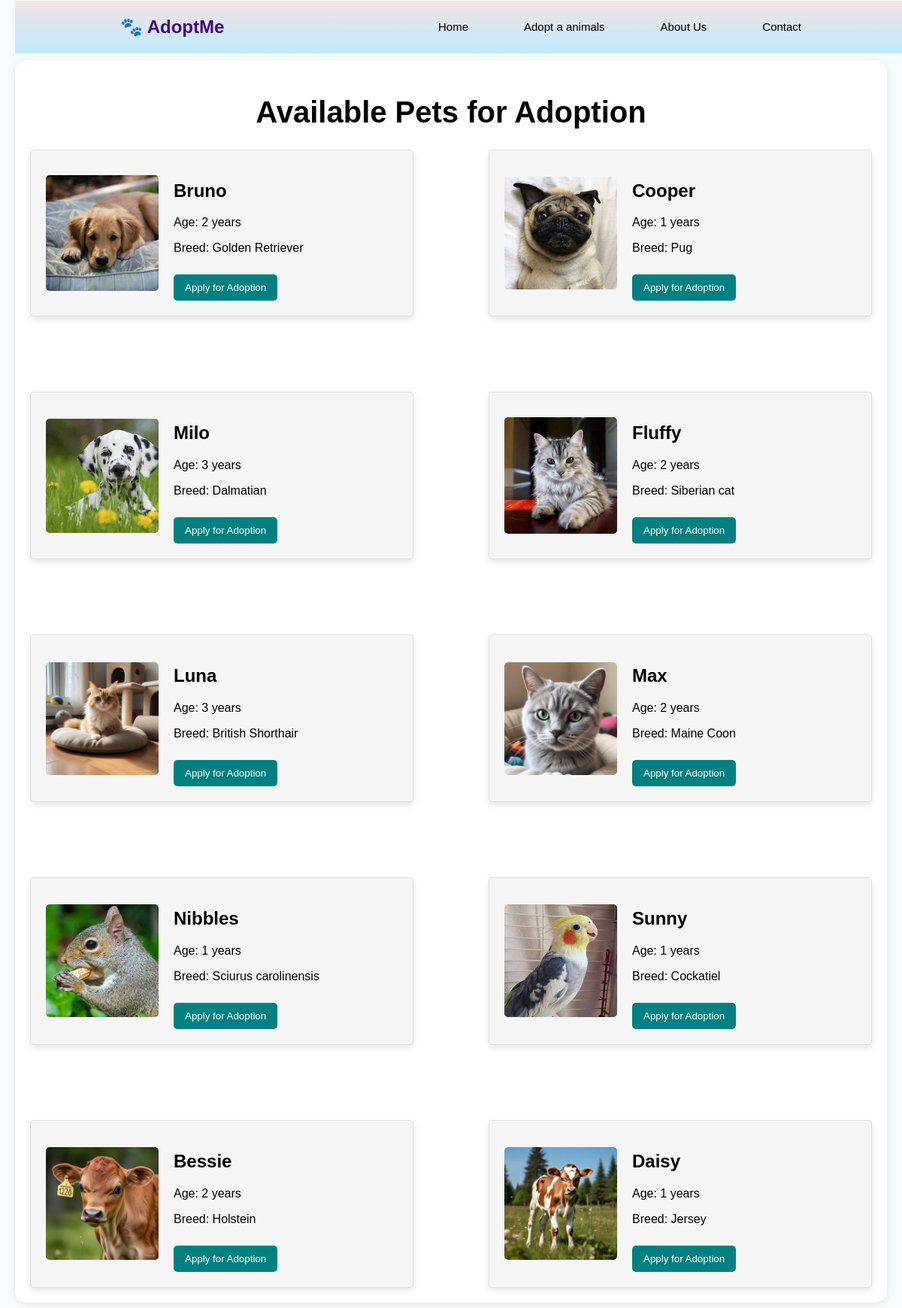
/Adopt/index.php, run on the app's committed database.
### tables this page shows
CREATE TABLE `animals` (
  `id` int(11) NOT NULL,
  `name` varchar(50) DEFAULT NULL,
  `image_name` varchar(250) DEFAULT NULL,
  `category` varchar(50) DEFAULT NULL,
  `breed` varchar(100) DEFAULT NULL,
  `age` int(11) DEFAULT NULL,
  `gender` varchar(20) DEFAULT NULL
);

### Adopt/index.php (the view, shortened to what this page needs)
<!DOCTYPE html>
<html>
<head>
</head>
<body>
        <nav class="navbar">
            <div class="logo">🐾 AdoptMe</div>
            <ul class="nav-links">
            <?php
                    $encrypted_uid = $_GET['uid'];
                ?>
                <li><a href="http://localhost/project/index2.php?uid=<?php echo $encrypted_uid; ?>">Home</a></li>
                <li><a href="http://localhost/project/Adopt/index.php?uid=<?php echo $encrypted_uid; ?>">Adopt a animals</a></li>
                <li><a href="#">About Us</a></li>
                <li><a href="#">Contact</a></li>
            </ul>
        </nav>
  <div class="container">
    <h1>Available Pets for Adoption</h1>
    <div class="pet-card-container">
      <?php
      include 'dbconnect.php';
      $sql = "SELECT * FROM animals ";
      $result = $conn->query($sql);
      if ($result->num_rows > 0) {
        while($row = $result->fetch_assoc()) {
          ?>
          <div class="pet-card">
            <img src="images/<?php echo $row["image_name"]; ?>" alt="<?php echo $row["name"]; ?>">
            <div>
              <h2><?php echo $row["name"]; ?></h2>
              <p>Age: <?php echo $row["age"]; ?> years</p>
              <p>Breed: <?php echo $row["breed"]; ?></p>
                <?php
                    $encrypted_uid = $_GET['uid'];
                ?>
              <a href="http://localhost/project/Adopt/adopt.php?id=<?php echo $row["id"]; ?>&uid=<?php echo $encrypted_uid; ?>" >
                <button>Apply for Adoption</button>
              </a>
            </div>
          </div>
          <?php
        }
      } else {
        echo "0 results";
      }
      ?>
    </div>
  </div>
</body>
</html>

### Adopt/index.php (style rules this page uses)
body { font-family: Arial, sans-serif; margin: 0; padding: 20px; background-color: #f6fcfe; }
.navbar { display: flex; justify-content: space-between; align-items: center; background-image: linear-gradient(to top, #beebfc, #f3e3e3); width: 79%; padding: 10px 140px; top: 1px; position: fixed; }
.logo { font-size: 24px; font-weight: bold; color: rgb(68, 3, 126); }
.nav-links { list-style: none; display: flex; gap: 20px; }
.nav-links li { display: inline; }
.nav-links a { text-decoration: none; color: rgb(0, 0, 0); font-size: 15px; padding: 8px 12px; transition: background 0.8s ease; margin-right: 30px; }
.container { max-width: 1200px; margin: 0 auto; margin-top: 60px; padding: 20px; border-color: lightgray; box-shadow: 0 2px 10px rgba(0, 0, 0, 0.1); border-radius: 15px; background-color: white; }
h1 { text-align: center; font-size: 40px; }
.pet-card-container { display: grid; grid-template-columns: repeat(auto-fill, minmax(500px, 1fr)); gap: 100px; }
.pet-card { background-color: whitesmoke; padding: 20px; border: 1px solid #ddd; border-radius: 5px; display: flex; align-items: center; box-shadow: 0 4px 8px rgba(0, 0, 0, 0.1); }
.pet-card img { max-width: 150px; margin-right: 20px; border-radius: 5px; }
.pet-card button { background-color: teal; color: white; padding: 10px 15px; border: none; border-radius: 5px; cursor: pointer; margin-top: 10px; transition: background-color 0.3s, transform 0.3s; }

### data on the page
animals: image_name (picture), name "Bruno", age "2", breed "Golden Retriever"
animals: image_name (picture), name "Cooper", age "1", breed "Pug"
animals: image_name (picture), name "Milo", age "3", breed "Dalmatian"
animals: shows a picture, name "Fluffy", age "2", breed "Siberian cat"
animals: image_name (picture), name "Luna", age "3", breed "British Shorthair"
animals: image_name (picture), name "Max", age "2", breed "Maine Coon"
animals: image_name (picture), name "Nibbles", age "1", breed "Sciurus carolinensis"
animals: image_name (picture), name "Sunny", age "1", breed "Cockatiel"
animals: shows a picture, name "Bessie", age "2", breed "Holstein"
animals: image_name (picture), name "Daisy", age "1", breed "Jersey"
